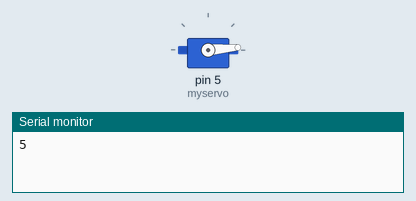
The sketch below on a simulated Arduino Uno, built with avr-gcc and run on an emulated ATmega328P. Shown: servo, the last lines printed to the serial monitor.

Above: at 0.05 s.
At 3.15 s:
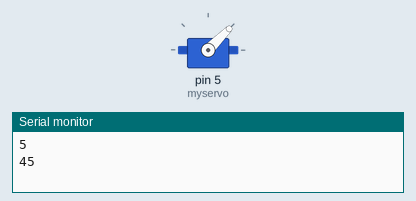
At 6.25 s:
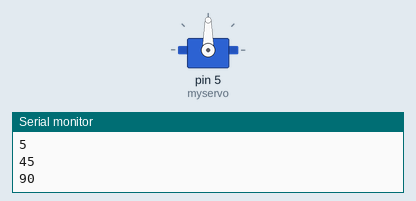
At 12.5 s:
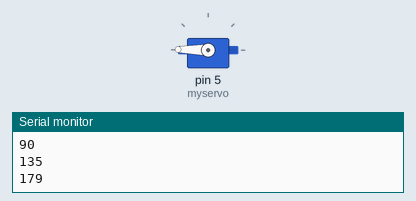
Timing chart, 0 to 16.3 s (numbered marks = the images above):
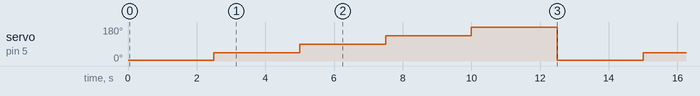

The sketch:

Servo_Testing.ino
```cpp
#include <Servo.h>

Servo myservo;

void setup() {
  Serial.begin(19200);
  myservo.attach(5);
}

void loop() {
Serial.println("5");
myservo.write(5);
delay(2500);
Serial.println("45");
myservo.write(45);
delay(2500);
Serial.println("90");
myservo.write(90);
delay(2500);
Serial.println("135");
myservo.write(135);
delay(2500);
Serial.println("179");
myservo.write(179);
delay(2500);
}
```

Measured:
- by itself, servo on pin 5 (myservo): repeats every 12.5 s: 90° 2.5 s, 135° 2.5 s, 179° 2.5 s, 5° 2.5 s, 45° 2.5 s
